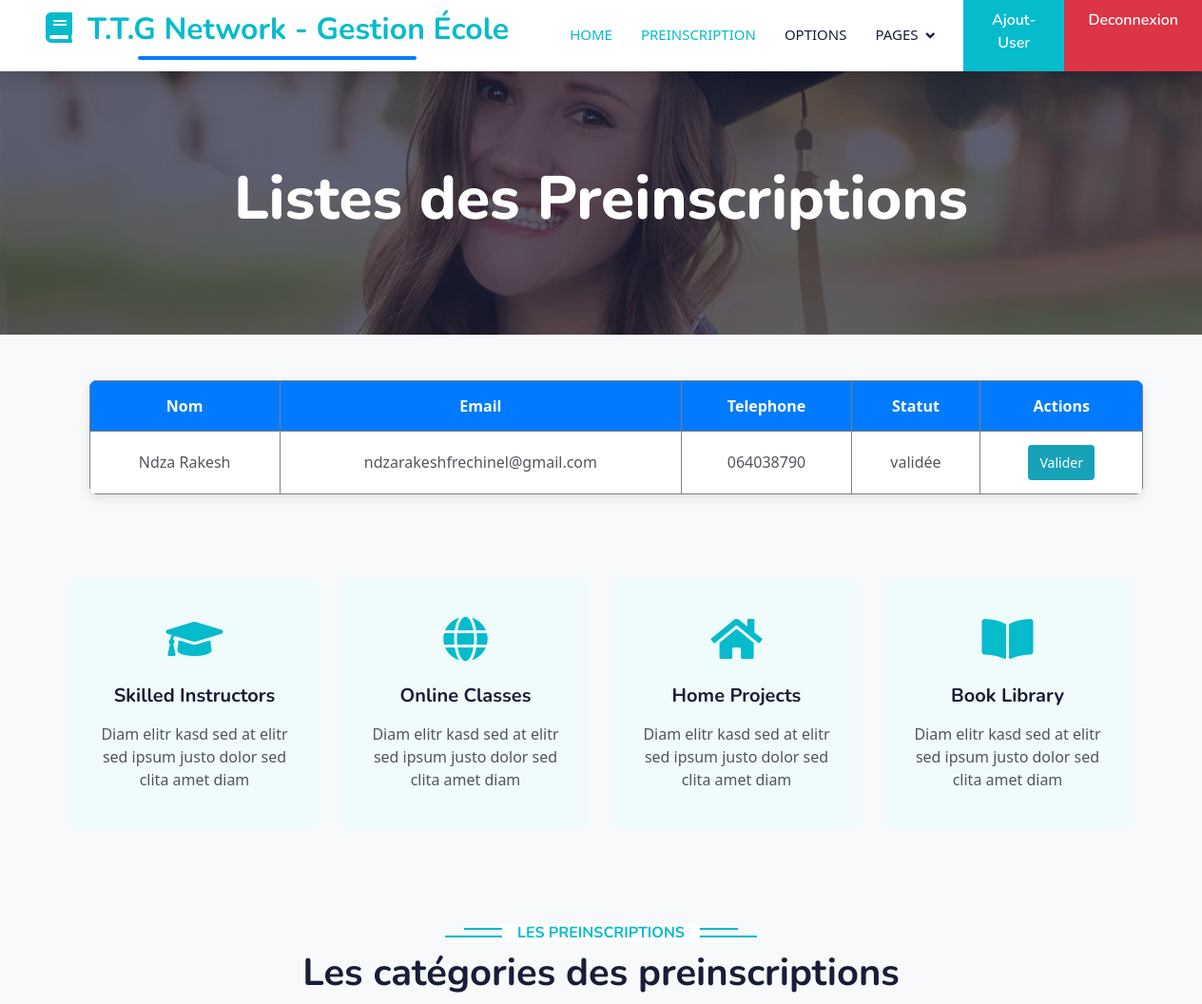
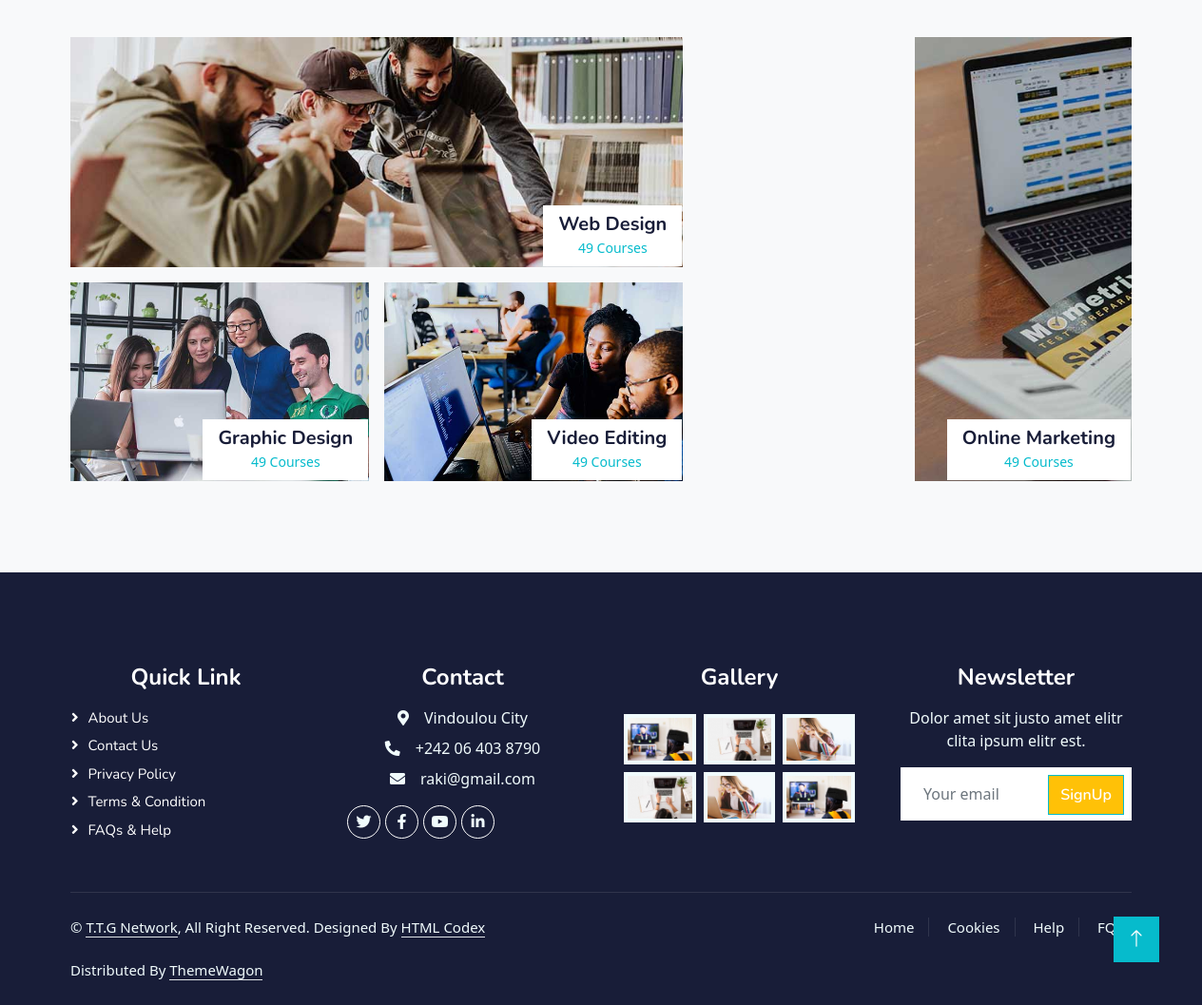
The page /preinscription (signed in) on the database its author committed (2 pictures, top to bottom).
### core/models.py (models this page shows, shortened)
class Preinscription(models.Model):
    nom = models.CharField(max_length=100)
    email = models.EmailField()
    telephone = models.CharField(max_length=20)
    option = models.ForeignKey(Option, on_delete=models.SET_NULL, null=True)
    niveau = models.ForeignKey(Niveau, on_delete=models.SET_NULL, null=True)
    statut = models.CharField(max_length=50, default='en attente')

### core/views.py (the view)
# urls.py: path('preinscription', views.preinscriptions_view, name='preinscription'),
@login_required
def preinscriptions_view(request):
    preinscriptions = Preinscription.objects.all()
    return render(request, 'liste_preinscriptions.html', {'preinscriptions': preinscriptions})

### core/templates/liste_preinscriptions.html (shortened to what this page needs)
{% extends "base.html" %}
{% load static %}
{% block content %}
    <div class="container-fluid bg-primary py-5 mb-5 page-header">
      <div class="container py-5">
          <div class="row justify-content-center">
              <div class="col-lg-10 text-center">
                  <h1 class="display-3 text-white animated slideInDown">Listes des Preinscriptions</h1>
              </div>
          </div>
      </div>
  </div>
  <ul>
    <table class= "table-bordered">
			<thead>
			    <th>Nom</th>
          <th>Email</th>
          <th>Telephone</th>
          <th>Statut</th>
          <th>Actions</th>
			</thead>
      {% for preinscription in preinscriptions %}
			<tbody>
				  <td>{{ preinscription.nom }}</td>
          <td> {{ preinscription.email }}</td>
          <td> {{ preinscription.telephone }}</td>
          <td> {{ preinscription.statut }}</td>
          <td>
            <a href="{% url 'valider_preinscription' preinscription.id %}"><button>Valider</button></a>
          </td>
			</tbody>
      {% endfor %}
		</table>
  </ul>
<br>
<div class="container-xxl py-5">
  <div class="container">
      <div class="row g-4">
          <div class="col-lg-3 col-sm-6 wow fadeInUp" data-wow-delay="0.1s">
              <div class="service-item text-center pt-3">
                  <div class="p-4">
                      <i class="fa fa-3x fa-graduation-cap text-primary mb-4"></i>
                      <h5 class="mb-3">Skilled Instructors</h5>
                      <p>Diam elitr kasd sed at elitr sed ipsum justo dolor sed clita amet diam</p>
                  </div>
              </div>
          </div>
          <div class="col-lg-3 col-sm-6 wow fadeInUp" data-wow-delay="0.3s">
              <div class="service-item text-center pt-3">
                  <div class="p-4">
                      <i class="fa fa-3x fa-globe text-primary mb-4"></i>
                      <h5 class="mb-3">Online Classes</h5>
                      <p>Diam elitr kasd sed at elitr sed ipsum justo dolor sed clita amet diam</p>
                  </div>
              </div>
          </div>
          <div class="col-lg-3 col-sm-6 wow fadeInUp" data-wow-delay="0.5s">
              <div class="service-item text-center pt-3">
                  <div class="p-4">
                      <i class="fa fa-3x fa-home text-primary mb-4"></i>
                      <h5 class="mb-3">Home Projects</h5>
                      <p>Diam elitr kasd sed at elitr sed ipsum justo dolor sed clita amet diam</p>
                  </div>
              </div>
          </div>
          <div class="col-lg-3 col-sm-6 wow fadeInUp" data-wow-delay="0.7s">
              <div class="service-item text-center pt-3">
                  <div class="p-4">
                      <i class="fa fa-3x fa-book-open text-primary mb-4"></i>
                      <h5 class="mb-3">Book Library</h5>
                      <p>Diam elitr kasd sed at elitr sed ipsum justo dolor sed clita amet diam</p>
                  </div>
              </div>
          </div>
      </div>
  </div>
</div>
    <div class="container-xxl py-5 category">
        <div class="container">
            <div class="text-center wow fadeInUp" data-wow-delay="0.1s">
                <h6 class="section-title bg-white text-center text-primary px-3">Les Preinscriptions</h6>
                <h1 class="mb-5">Les catégories des preinscriptions</h1>
            </div>
            <div class="row g-3">
                <div class="col-lg-7 col-md-6">
                    <div class="row g-3">
                        <div class="col-lg-12 col-md-12 wow zoomIn" data-wow-delay="0.1s">
                            <a class="position-relative d-block overflow-hidden" href="">
                                <img class="img-fluid" src="{% static 'img/cat-1.jpg' %}" alt="">
                                <div class="bg-white text-center position-absolute bottom-0 end-0 py-2 px-3" style="margin: 1px;">
                                    <h5 class="m-0">Web Design</h5>
                                    <small class="text-primary">49 Courses</small>
                                </div>
                            </a>
                        </div>
                        <div class="col-lg-6 col-md-12 wow zoomIn" data-wow-delay="0.3s">
                            <a class="position-relative d-block overflow-hidden" href="">
                                <img class="img-fluid" src="{% static 'img/cat-2.jpg' %}" alt="">
                                <div class="bg-white text-center position-absolute bottom-0 end-0 py-2 px-3" style="margin: 1px;">
                                    <h5 class="m-0">Graphic Design</h5>
                                    <small class="text-primary">49 Courses</small>
                                </div>
                            </a>
                        </div>
                        <div class="col-lg-6 col-md-12 wow zoomIn" data-wow-delay="0.5s">
                            <a class="position-relative d-block overflow-hidden" href="">
                                <img class="img-fluid" src="{% static 'img/cat-3.jpg' %}" alt="">
                                <div class="bg-white text-center position-absolute bottom-0 end-0 py-2 px-3" style="margin: 1px;">
                                    <h5 class="m-0">Video Editing</h5>
                                    <small class="text-primary">49 Courses</small>
                                </div>
                            </a>
                        </div>
                    </div>
                </div>
                <div class="col-lg-5 col-md-6 wow zoomIn" data-wow-delay="0.7s" style="min-height: 350px;">
                    <a class="position-relative d-block h-100 overflow-hidden" href="">
                        <img class="img-fluid position-absolute w-100 h-100" src="{% static 'img/cat-4.jpg' %}" alt="" style="object-fit: cover;">
                        <div class="bg-white text-center position-absolute bottom-0 end-0 py-2 px-3" style="margin:  1px;">
                            <h5 class="m-0">Online Marketing</h5>
                            <small class="text-primary">49 Courses</small>
                        </div>
                    </a>
                </div>
            </div>
        </div>
    </div>
{% endblock %}

### core/static/css/style.css (style rules this page uses)
.page-header { background: linear-gradient(rgba(24, 29, 56, .7), rgba(24, 29, 56, .7)), url(../img/carousel-1.jpg); background-position: center center; background-repeat: no-repeat; background-size: cover; }
.section-title { position: relative; display: inline-block; text-transform: uppercase; }
.section-title::before { position: absolute; content: ""; width: calc(100% + 80px); height: 2px; top: 4px; left: -40px; background: var(--primary); z-index: -1; }
.section-title::after { position: absolute; content: ""; width: calc(100% + 120px); height: 2px; bottom: 5px; left: -60px; background: var(--primary); z-index: -1; }
.service-item { background: var(--light); transition: .5s; }
.service-item * { transition: .5s; }
.category img, .course-item img { transition: .5s; }

### core/templates/base.html (style rules this page uses)
img, video { max-width: 100%; height: auto; }

### core/templates/liste_preinscriptions.html (style rules this page uses)
body { font-family: 'Segoe UI', Tahoma, Geneva, Verdana, sans-serif; background-color: #f8f9fa; text-align: center; }
table { width: 90%; margin: 0 auto; border-collapse: collapse; background-color: #fff; box-shadow: 0 4px 12px rgba(0, 0, 0, 0.1); border-radius: 8px; overflow: hidden; }
thead { background-color: #007BFF; color: white; }
th, td { padding: 14px 18px; text-align: center; border-bottom: 1px solid #ddd; }
tr:last-child td { border-bottom: none; }
button { margin: 0 4px; padding: 8px 12px; font-size: 14px; border: none; border-radius: 4px; color: white; cursor: pointer; transition: background-color 0.3s; }
button:nth-child(1) { background-color: #17a2b8; }

### rows shown on the page
Preinscription: nom "Ndza Rakesh", email "ndzarakeshfrechinel@gmail.com", telephone "064038790", statut "validée"
